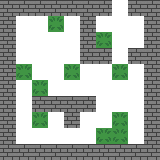

A level layout from a 2D game, rendered from its tile map. Below: a short description, then the map file with tile-grid data replaced by summaries:
An orthogonal 10x10 tile map with 16x16 px tiles, 2 tile layers (Tile Layer 1, decoration), 2 tilesets and 3 objects.

<map version="1.0" orientation="orthogonal" width="10" height="10" tilewidth="16" tileheight="16">
 <properties>
  <property name="playerX" value="2.5" />
  <property name="playerY" value="2.5" />
 </properties>
 <tileset firstgid="1" name="floor" tilewidth="16" tileheight="16">
  <image source="../tex/tilesets/floor.png" width="128" height="128" />
 </tileset>
 <tileset firstgid="65" name="solid" tilewidth="16" tileheight="16">
  <properties>
   <property name="solid" value="true" />
  </properties>
  <image source="../tex/tilesets/solid.png" width="128" height="128" />
 </tileset>
 <layer name="Tile Layer 1" width="10" height="10">
  <data>[100 cells, 100 non-empty, 2 distinct tile ids]</data>
 </layer>
 <layer name="decoration" width="10" height="10">
  <data>[100 cells, 10 non-empty, 1 distinct tile ids]</data>
 </layer>
 <objectgroup name="Object Layer 1" width="10" height="10">
  <object x="112" y="-16" width="16" height="16">
   <properties>
    <property name="map" value="map2,1" />
    <property name="type" value="player" />
   </properties>
  </object>
  <object x="32" y="32" width="16" height="16">
   <properties>
    <property name="spawn" value="0" />
    <property name="type" value="player" />
   </properties>
  </object>
  <object x="112" y="0" width="16" height="16">
   <properties>
    <property name="spawn" value="1" />
    <property name="type" value="player" />
   </properties>
  </object>
 </objectgroup>
</map>